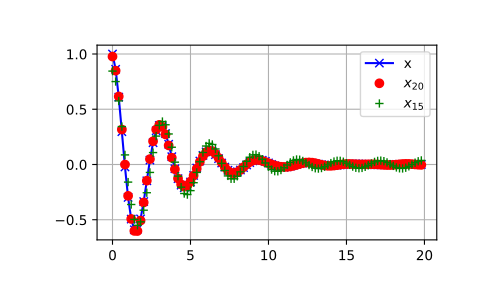

Python code for this plot:
from scipy.fft import dct, idct
import matplotlib.pyplot as plt
N = 100
t = np.linspace(0,20,N, endpoint=False)
x = np.exp(-t/3)*np.cos(2*t)
y = dct(x, norm='ortho')
window = np.zeros(N)
window[:20] = 1
yr = idct(y*window, norm='ortho')
sum(abs(x-yr)**2) / sum(abs(x)**2)
# 0.0009872817275276098
plt.plot(t, x, '-bx')
plt.plot(t, yr, 'ro')
window = np.zeros(N)
window[:15] = 1
yr = idct(y*window, norm='ortho')
sum(abs(x-yr)**2) / sum(abs(x)**2)
# 0.06196643004256714
plt.plot(t, yr, 'g+')
plt.legend(['x', '$x_{20}$', '$x_{15}$'])
plt.grid()
plt.show()
